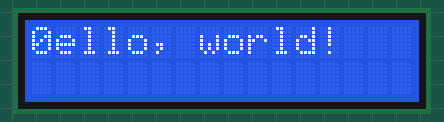
This sketch was run on a simulated ESP8266 (NodeMCU). On the bench: 16×2 character LCD. What the sketch prints to the serial monitor is not drawn.

Above: at 0.1 s.
At 4.1 s:
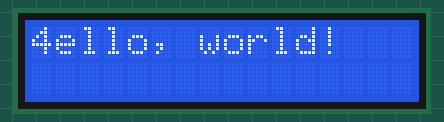
At 9.1 s:
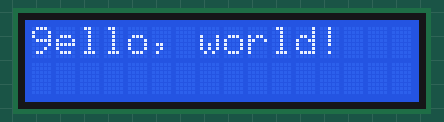
At 19.1 s:
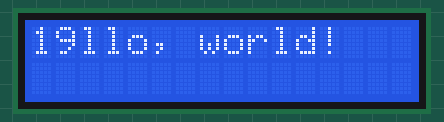
At 28.1 s:
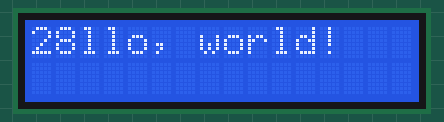
At 38.1 s:
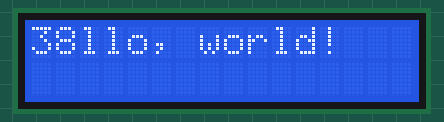

Measured:
- what the display in image 1 shows lasts 1.0 s, from 4.1 s to 5.1 s

The sketch:

ESPinoLCD_driveTest.ino
```cpp
#include <ESP8266WiFi.h>
// include the library code:
#include <LiquidCrystal.h>

// initialize the library with the numbers of the interface pins
//Constructer LiquidCrystal(rs, enable, d4, d5, d6, d7)
  LiquidCrystal lcd(0, 2, 14, 12, 13, 15);
//const char* ssid     = "TOPEE_DR";
//const char* password = "wlan3419";
//  The circuit:
// * LCD RS pin to digital pin 9 // GPIO0
// * LCD Enable pin to digital pin 8  //GPIO2

// * LCD D4 pin to digital pin 4 // GPIO14
// * LCD D5 pin to digital pin 5 // GPIO12
// * LCD D6 pin to digital pin 6 // GPIO13
// * LCD D7 pin to digital pin 7 // GPIO15
// * LCD R/W pin to ground
// * LCD VSS pin to ground
// * LCD VCC pin to 5V
// * 10K resistor:
// * ends to +5V and ground
// * wiper to LCD VO pin (pin 3)

void setup() {
  Serial.begin(115200);

  // set up the LCD's number of columns and rows:
  lcd.begin(16, 2);
  // Print a message to the LCD.
  lcd.print("hello, world!");

}

void loop() {

// set the cursor to column 0, line 1
  // (note: line 1 is the second row, since counting begins with 0):
  lcd.setCursor(0, 0);
  // print the number of seconds since reset:
  lcd.print(millis() / 1000);
  Serial.print("xxxxx\n");
  delay(1000);

}
```
